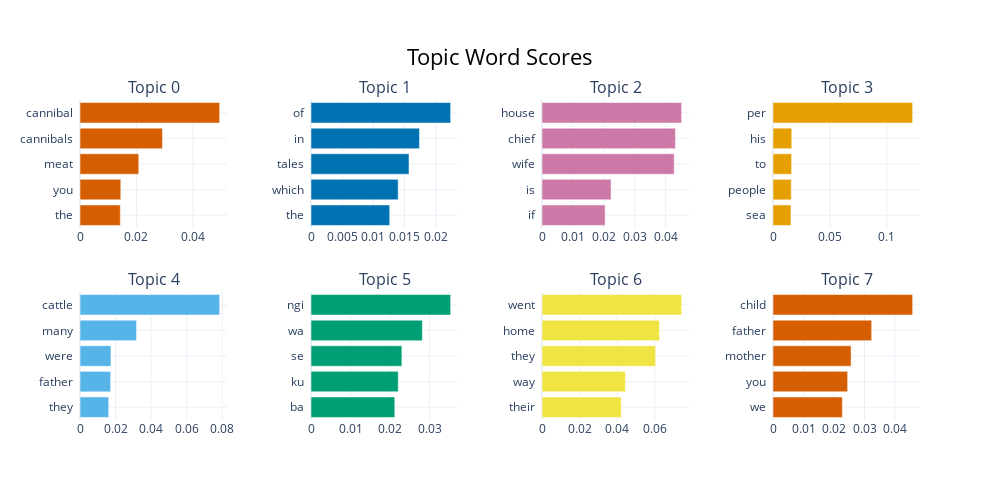

Notebook code for this chart:
### Code cell
fig2

### Figure 1 — Plotly figure (JSON) as saved in the notebook; plotly's stock layout.template omitted (floating-point values rounded to 4 significant figures)
{"data": [{"marker": {"color": "#D55E00"}, "orientation": "h", "type": "bar", "x": [0.01428, 0.01446, 0.02081, 0.02922, 0.04949], "xaxis": "x", "y": ["the  ", "you  ", "meat  ", "cannibals  ", "cannibal  "], "yaxis": "y"}, {"marker": {"color": "#0072B2"}, "orientation": "h", "type": "bar", "x": [0.01262, 0.01397, 0.01571, 0.01739, 0.02239], "xaxis": "x2", "y": ["the  ", "which  ", "tales  ", "in  ", "of  "], "yaxis": "y2"}, {"marker": {"color": "#CC79A7"}, "orientation": "h", "type": "bar", "x": [0.02042, 0.02235, 0.04278, 0.04317, 0.04518], "xaxis": "x3", "y": ["if  ", "is  ", "wife  ", "chief  ", "house  "], "yaxis": "y3"}, {"marker": {"color": "#E69F00"}, "orientation": "h", "type": "bar", "x": [0.01578, 0.01608, 0.01635, 0.01647, 0.1228], "xaxis": "x4", "y": ["sea  ", "people  ", "to  ", "his  ", "per  "], "yaxis": "y4"}, {"marker": {"color": "#56B4E9"}, "orientation": "h", "type": "bar", "x": [0.01614, 0.01723, 0.0174, 0.03179, 0.07857], "xaxis": "x5", "y": ["they  ", "father  ", "were  ", "many  ", "cattle  "], "yaxis": "y5"}, {"marker": {"color": "#009E73"}, "orientation": "h", "type": "bar", "x": [0.02119, 0.02207, 0.02298, 0.02816, 0.03532], "xaxis": "x6", "y": ["ba  ", "ku  ", "se  ", "wa  ", "ngi  "], "yaxis": "y6"}, {"marker": {"color": "#F0E442"}, "orientation": "h", "type": "bar", "x": [0.04208, 0.0443, 0.06038, 0.06241, 0.0742], "xaxis": "x7", "y": ["their  ", "way  ", "they  ", "home  ", "went  "], "yaxis": "y7"}, {"marker": {"color": "#D55E00"}, "orientation": "h", "type": "bar", "x": [0.02275, 0.02447, 0.0256, 0.03235, 0.04579], "xaxis": "x8", "y": ["we  ", "you  ", "mother  ", "father  ", "child  "], "yaxis": "y8"}], "layout": {"annotations": [{"font": {"size": 16}, "showarrow": false, "text": "Topic 0", "x": 0.0875, "xanchor": "center", "xref": "paper", "y": 1, "yanchor": "bottom", "yref": "paper"}, {"font": {"size": 16}, "showarrow": false, "text": "Topic 1", "x": 0.3625, "xanchor": "center", "xref": "paper", "y": 1, "yanchor": "bottom", "yref": "paper"}, {"font": {"size": 16}, "showarrow": false, "text": "Topic 2", "x": 0.6375, "xanchor": "center", "xref": "paper", "y": 1, "yanchor": "bottom", "yref": "paper"}, {"font": {"size": 16}, "showarrow": false, "text": "Topic 3", "x": 0.9125, "xanchor": "center", "xref": "paper", "y": 1, "yanchor": "bottom", "yref": "paper"}, {"font": {"size": 16}, "showarrow": false, "text": "Topic 4", "x": 0.0875, "xanchor": "center", "xref": "paper", "y": 0.4, "yanchor": "bottom", "yref": "paper"}, {"font": {"size": 16}, "showarrow": false, "text": "Topic 5", "x": 0.3625, "xanchor": "center", "xref": "paper", "y": 0.4, "yanchor": "bottom", "yref": "paper"}, {"font": {"size": 16}, "showarrow": false, "text": "Topic 6", "x": 0.6375, "xanchor": "center", "xref": "paper", "y": 0.4, "yanchor": "bottom", "yref": "paper"}, {"font": {"size": 16}, "showarrow": false, "text": "Topic 7", "x": 0.9125, "xanchor": "center", "xref": "paper", "y": 0.4, "yanchor": "bottom", "yref": "paper"}], "height": 500, "hoverlabel": {"bgcolor": "white", "font": {"family": "Rockwell", "size": 16}}, "showlegend": false, "title": {"font": {"color": "Black", "size": 22}, "text": "Topic Word Scores", "x": 0.5, "xanchor": "center", "yanchor": "top"}, "width": 1000, "xaxis": {"anchor": "y", "domain": [0, 0.175], "showgrid": true}, "xaxis2": {"anchor": "y2", "domain": [0.275, 0.45], "showgrid": true}, "xaxis3": {"anchor": "y3", "domain": [0.55, 0.725], "showgrid": true}, "xaxis4": {"anchor": "y4", "domain": [0.825, 1], "showgrid": true}, "xaxis5": {"anchor": "y5", "domain": [0, 0.175], "showgrid": true}, "xaxis6": {"anchor": "y6", "domain": [0.275, 0.45], "showgrid": true}, "xaxis7": {"anchor": "y7", "domain": [0.55, 0.725], "showgrid": true}, "xaxis8": {"anchor": "y8", "domain": [0.825, 1], "showgrid": true}, "yaxis": {"anchor": "x", "domain": [0.6, 1], "showgrid": true}, "yaxis2": {"anchor": "x2", "domain": [0.6, 1], "showgrid": true}, "yaxis3": {"anchor": "x3", "domain": [0.6, 1], "showgrid": true}, "yaxis4": {"anchor": "x4", "domain": [0.6, 1], "showgrid": true}, "yaxis5": {"anchor": "x5", "domain": [0, 0.4], "showgrid": true}, "yaxis6": {"anchor": "x6", "domain": [0, 0.4], "showgrid": true}, "yaxis7": {"anchor": "x7", "domain": [0, 0.4], "showgrid": true}, "yaxis8": {"anchor": "x8", "domain": [0, 0.4], "showgrid": true}}}
